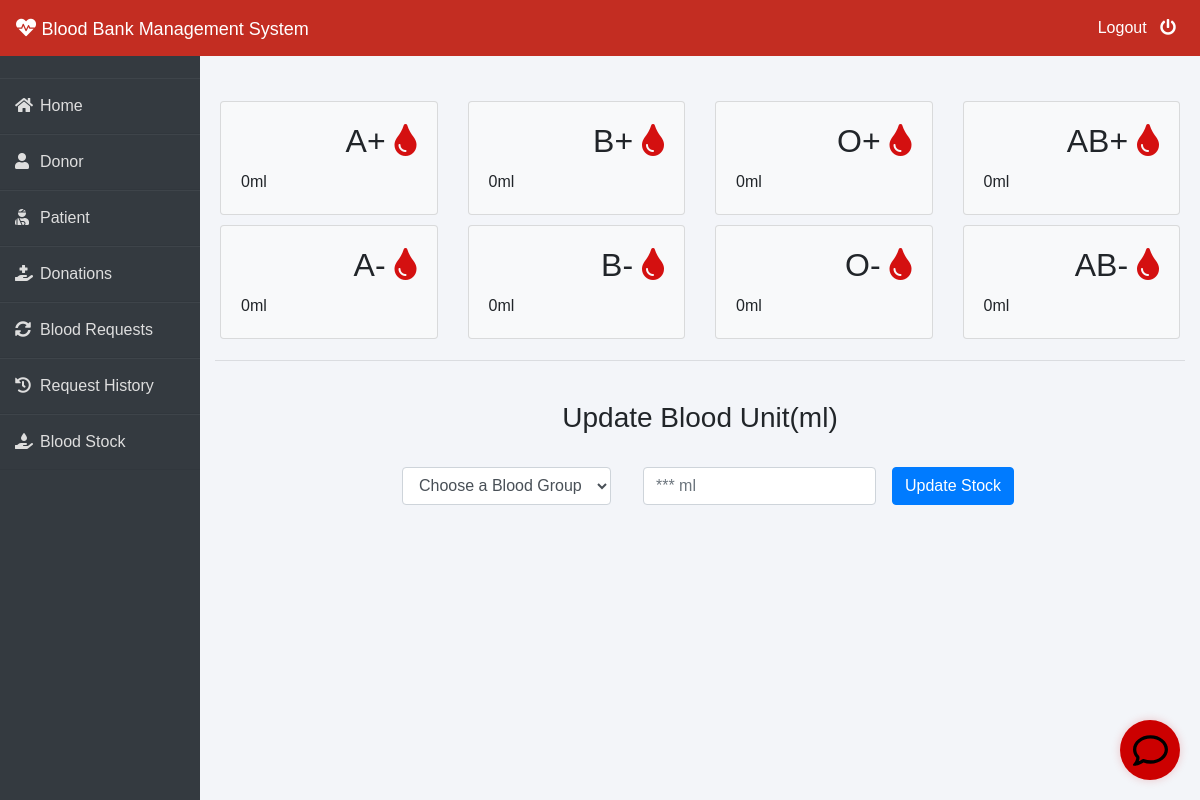
/admin-blood (signed in), run on an earlier commit of the app's database.
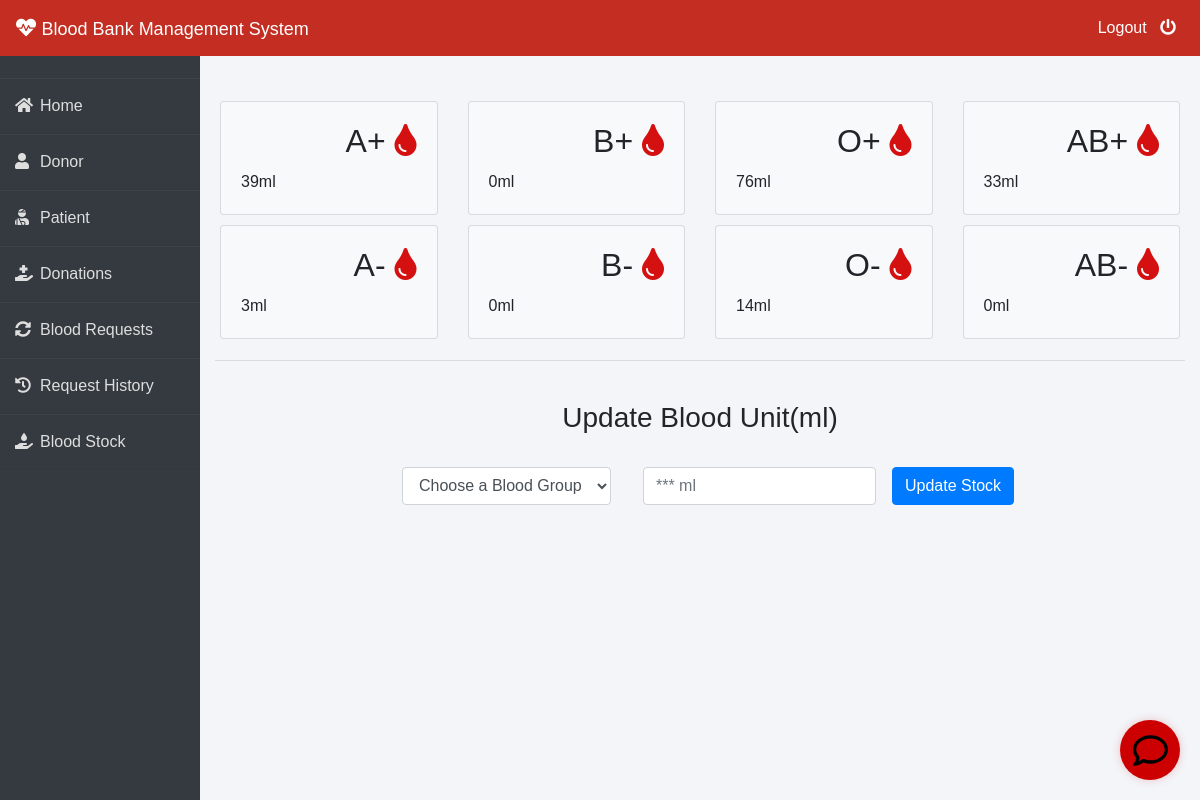
And on a later commit of the database.
### blood/models.py (models this page shows, shortened)
class Stock(models.Model):
    bloodgroup=models.CharField(max_length=10)
    unit=models.PositiveIntegerField(default=0)

### blood/views.py (the view, shortened to what this page needs)
# urls.py: path('admin-blood', views.admin_blood_view,name='admin-blood'),
@login_required(login_url='adminlogin')
def admin_blood_view(request):
    dict={
        'bloodForm':forms.BloodForm(),
        'A1':models.Stock.objects.get(bloodgroup="A+"),
        'A2':models.Stock.objects.get(bloodgroup="A-"),
        'B1':models.Stock.objects.get(bloodgroup="B+"),
        'B2':models.Stock.objects.get(bloodgroup="B-"),
        'AB1':models.Stock.objects.get(bloodgroup="AB+"),
        'AB2':models.Stock.objects.get(bloodgroup="AB-"),
        'O1':models.Stock.objects.get(bloodgroup="O+"),
        'O2':models.Stock.objects.get(bloodgroup="O-"),
    }
    return render(request,'blood/admin_blood.html',context=dict)

### blood/forms.py
class BloodForm(forms.ModelForm):
    class Meta:
        model=models.Stock
        fields=['bloodgroup','unit']

### templates/blood/admin_blood.html (shortened to what this page needs)
{% extends 'blood/adminbase.html' %}
{% block content %}
{% load widget_tweaks %}
<br><br>
<div class="container">
    <div class="row">
      <div class="col-sm-3">
        <div class="card bg-light">
          <div class="card-body">
              <div class="blood">
                  <h2>A+ <i class="fas fa-tint"></i></h2>
              </div><br><br>
              <div>
                  {{A1.unit}}ml
              </div>
          </div>
        </div>
      </div>
      <div class="col-sm-3">
          <div class="card bg-light">
              <div class="card-body">
                  <div class="blood">
                      <h2>B+ <i class="fas fa-tint"></i></h2>
                  </div><br><br>
                  <div>
                    {{B1.unit}}ml
                  </div>
              </div>
            </div>
      </div>
      <div class="col-sm-3">
          <div class="card bg-light">
              <div class="card-body">
                  <div class="blood">
                      <h2>O+ <i class="fas fa-tint"></i></h2>
                  </div><br><br>
                  <div>
                    {{O1.unit}}ml
                  </div>
              </div>
            </div>
        </div>
        <div class="col-sm-3">
          <div class="card bg-light">
              <div class="card-body">
                  <div class="blood">
                      <h2>AB+ <i class="fas fa-tint"></i></h2>
                  </div><br><br>
                  <div>
                    {{AB1.unit}}ml
                  </div>
              </div>
            </div>
        </div>
    </div>
    <div class="row">
      <div class="col-sm-3">
        <div class="card bg-light">
          <div class="card-body">
              <div class="blood">
                  <h2>A- <i class="fas fa-tint"></i></h2>
              </div><br><br>
              <div>
                {{A2.unit}}ml
              </div>
          </div>
        </div>
      </div>
      <div class="col-sm-3">
          <div class="card bg-light">
              <div class="card-body">
                  <div class="blood">
                      <h2>B- <i class="fas fa-tint"></i></h2>
                  </div><br><br>
                  <div>
                    {{B2.unit}}ml
                  </div>
              </div>
            </div>
      </div>
      <div class="col-sm-3">
          <div class="card bg-light">
              <div class="card-body">
                  <div class="blood">
                      <h2>O- <i class="fas fa-tint"></i></h2>
                  </div><br><br>
                  <div>
                    {{O2.unit}}ml
                  </div>
              </div>
            </div>
        </div>
        <div class="col-sm-3">
          <div class="card bg-light">
              <div class="card-body">
                  <div class="blood">
                      <h2>AB- <i class="fas fa-tint"></i></h2>
                  </div><br><br>
                  <div>
                    {{AB2.unit}}ml
                  </div>
              </div>
            </div>
        </div>
    </div>
<hr>
<br>
<h3 class="text-center">Update Blood Unit(ml)</h3><br>
<div class="xyz">
    <form class="form-inline" method="POST">
        <div class="form-group mx-sm-3 mb-6">
            <select name="bloodgroup" class="form-control">
                <option disabled="disabled" selected="selected">Choose a Blood Group</option>
            </select>
          </div>
        <div class="form-group mx-sm-3 mb-6">
          <input type="number" class="form-control" name="unit" placeholder="*** ml">
        </div>
        <button type="submit" class="btn btn-primary">Update Stock</button>
      </form>
</div>
</div>
{% endblock content %}

What changed in the data, as far as the page shows it:
changed Stock (number 1 of 8 on the later page): unit "0" → "39"
changed Stock (number 3 of 8 on the later page): unit "0" → "76"
changed Stock (number 4 of 8 on the later page): unit "0" → "33"
changed Stock (number 5 of 8 on the later page): unit "0" → "3"
changed Stock (number 7 of 8 on the later page): unit "0" → "14"
